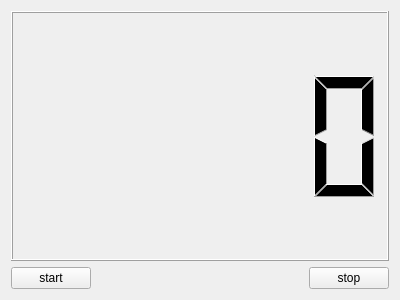
<?xml version="1.0" encoding="UTF-8"?>
<ui version="4.0">
 <class>Widget</class>
 <widget class="QWidget" name="Widget">
  <property name="geometry">
   <rect>
    <x>0</x>
    <y>0</y>
    <width>400</width>
    <height>300</height>
   </rect>
  </property>
  <property name="windowTitle">
   <string>Widget</string>
  </property>
  <layout class="QGridLayout" name="gridLayout">
   <item row="0" column="0" colspan="3">
    <widget class="QLCDNumber" name="lcdNumber"/>
   </item>
   <item row="1" column="0">
    <widget class="QPushButton" name="pushButtonStart">
     <property name="text">
      <string>start</string>
     </property>
    </widget>
   </item>
   <item row="1" column="1">
    <spacer name="horizontalSpacer">
     <property name="orientation">
      <enum>Qt::Horizontal</enum>
     </property>
     <property name="sizeHint" stdset="0">
      <size>
       <width>230</width>
       <height>20</height>
      </size>
     </property>
    </spacer>
   </item>
   <item row="1" column="2">
    <widget class="QPushButton" name="pushButtonStop">
     <property name="text">
      <string>stop</string>
     </property>
    </widget>
   </item>
  </layout>
 </widget>
 <layoutdefault spacing="6" margin="11"/>
 <resources/>
 <connections/>
</ui>
